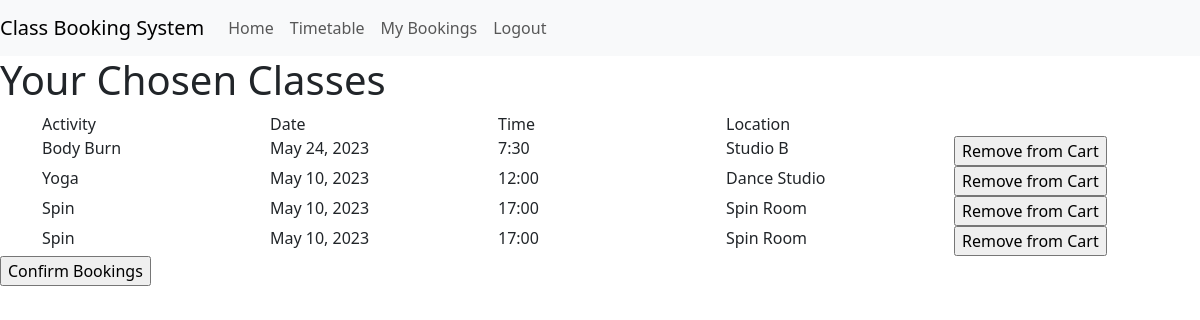
The app's page /checkout.html (signed in), older data.
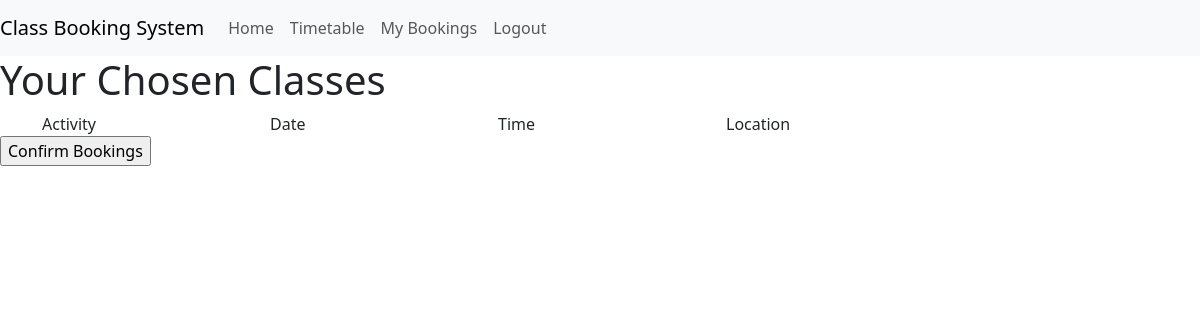
The same page, newer data.
### classbooking_app/models.py (models this page shows, shortened)
class Booking(models.Model):
    session = models.ForeignKey(Session, on_delete=models.CASCADE)
    user = models.CharField(
        max_length=50,
        null=False,
        blank=False,
        default="test_user"
        )
    confirmed = models.BooleanField(default=False)

class Session(models.Model):
    activity = models.ForeignKey(Activity, on_delete=models.CASCADE)
    date = models.DateField(default=date.today())
    time = models.TimeField(default=datetime.now())
    spaces = models.IntegerField(default=25)
    location = models.CharField(max_length=50, default='Studio A')
    running = models.BooleanField(default=True)

class Activity(models.Model):
    name = models.CharField(
        max_length=50,
        null=False,
        blank=False,
        default="test_class"
        )
    description = models.CharField(
        max_length=50,
        null=False,
        blank=False,
        default="test_description"
        )
    image = models.CharField(
        max_length=20,
        null=False,
        blank=False,
        default="test_image")
    capacity = models.IntegerField(
        null=False,
        blank=False,
        default=25
    )
    duration = models.CharField(
        max_length=5,
        null=False,
        blank=False,
        default="1hr"
    )

### classbooking_app/views.py (the view, shortened to what this page needs)
# urls.py: path('checkout.html', views.checkout, name='checkout'),
def checkout(request):
    user = request.user
    confirm_btn_class = "visible"
    confirm_msg_class = "invisible"
    existing_bookings = Booking.objects.filter(user=user)
    form_value = "y"
    context = {
        'existing_bookings': existing_bookings,
        'confirm_btn_class': confirm_btn_class,
        'confirm_msg_class': confirm_msg_class,
        'form_value': form_value
        }
    return render(request, 'classbooking_app/checkout.html', context)

### classbooking_app/templates/classbooking_app/checkout.html (shortened to what this page needs)
{% extends 'classbooking_app/base.html' %}
{% block contentbody %}
<form method="POST" id="checkout-form">
    <div class="{{ confirm_btn_class}}">
        <h1>Your Chosen Classes</h1>
        <div class="container ">
            <div class="row">
                <div class="col">Activity</div>
                <div class="col">Date</div>
                <div class="col">Time</div>
                <div class="col">Location</div>
                <div class="col"></div>
            </div>
            {% for booking in existing_bookings %}
            {% if booking.confirmed == False %}
            <div id="{{ booking.session.id}}_selected" class="row">
                <div class="col">{{ booking.session.activity.name }}</div>
                <div class="col">{{ booking.session.date }}</div>
                <div class="col">{{ booking.session.time | time:"G:i"}}</div>
                <div class="col">{{ booking.session.location }}</div>
                <div class="col">
                    <input class="remove-from-cart" type="button" id="{{ booking.session.id }}_remove" name="{{ booking.session.id }}_remove" value="Remove from Cart">
                </div>
            </div>
            {% endif %}
            {% endfor %}
        </div>
        <input id="confirm" type="submit" value="Confirm Bookings">
    </div>
</form>
{% endblock %}

### classbooking_app/templates/classbooking_app/base.html (shortened to what this page needs)
{% load static %}
<!DOCTYPE html>
<html lang="en">
<head>
    <link href="https://cdn.jsdelivr.net/npm/bootstrap@5.3.0-alpha1/dist/css/bootstrap.min.css" rel="stylesheet">
    <link rel="stylesheet" href="../../static/classbooking_app/css/style.css?2">
</head>
<body>
    <nav class="navbar navbar-expand-sm navbar-light bg-light">
        <a class="navbar-brand" href="/">Class Booking System</a>
        <div class="collapse navbar-collapse" id="navbarNav">
          <ul class="navbar-nav">
            <li class="nav-item active">
              <a class="nav-link" href="/">Home <span class="sr-only">(current)</span></a>
            </li>
            {% if user.is_authenticated %}
            <li class="nav-item">
                <a class="nav-link" href="/timetable.html" id="timetable-link">Timetable</a>
            </li>
            <li class="nav-item">
              <a class="nav-link" href="/view_bookings.html">My Bookings</a>
            </li>
            {% endif %}
            <li class="nav-item">
              {% if user.is_authenticated %}
              <a class="nav-link" href="{% url 'logout' %}">
                Logout
              </a>
                {% else %}
                <a class="nav-link" href="{% url 'login' %}">
                  Login
                </a>
                {% endif %}
            </li>
          </ul>
        </div>
      </nav>
{% block contentbody %}
{% endblock %}
</body>
</html>

### classbooking_app/static/classbooking_app/css/style.css (style rules this page uses)
.visible { display:block }

Row changes from the older to the newer data that the page shows:
removed Booking: session.activity.name "Body Burn", session "May 24, 2023", session.time "7:30", session.location "Studio B"
removed Booking: session.activity.name "Yoga", session "May 10, 2023", session.time "12:00", session.location "Dance Studio"
removed Booking: session.activity.name "Spin", session "May 10, 2023", session.time "17:00", session.location "Spin Room"
removed Booking: session.activity.name "Spin", session "May 10, 2023", session.time "17:00", session.location "Spin Room"
